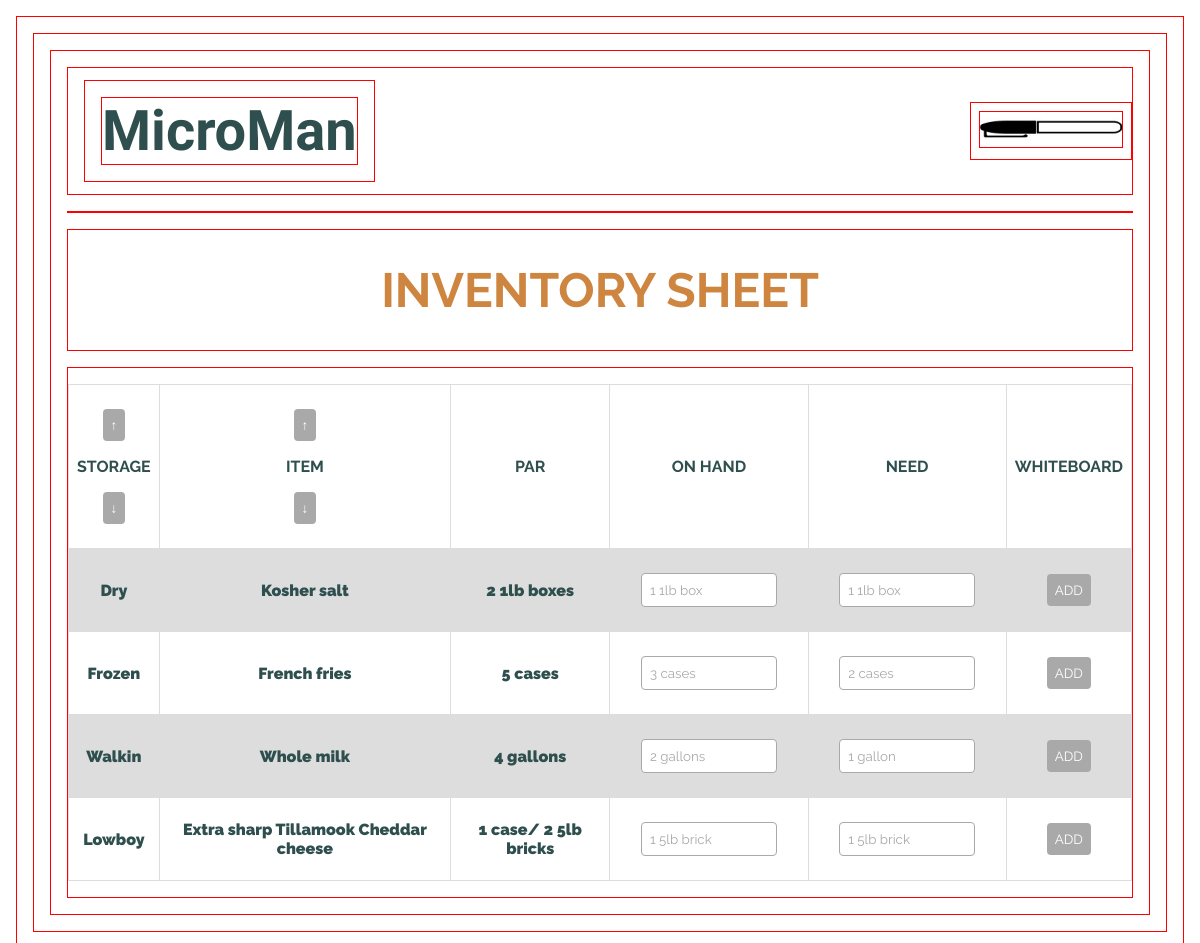
Screenshot of /inventory/ with the database file from the repository.
### base/models.py (models this page shows, shortened)
class Inventory(models.Model):
  user = models.ForeignKey(CustomUser, related_name='inventory', on_delete=models.SET_NULL, null=True)
  storage_locations = (
    ('Dry', 'Dry'),
    ('Frozen', 'Frozen'),
    ('Walkin', 'Walkin'),
    ('Lowboy', 'Lowboy'),
  )
  located = models.CharField(max_length=6, choices=storage_locations)
  flag_choices = (
    ('Low', 'Low'),
    ('Out', 'Out'),
    ('Dead', 'Dead'),
    ('Expiring', 'Expiring'),
  )
  flag = models.CharField(max_length=8, choices=flag_choices, blank=True)
  to_whiteboard = models.BooleanField(null=True)
  name = models.CharField(max_length=200)
  par = models.CharField(max_length=200)
  on_hand = models.CharField(max_length=200, blank=True)
  need = models.CharField(max_length=200, blank=True)
  exp_date = models.CharField(max_length=200, blank=True)
  updated = models.DateTimeField(auto_now=True)
  created = models.DateTimeField(auto_now_add=True)

### base/views.py (the view)
# urls.py: path('inventory/', views.inventory, name='inventory'),
def inventory(request):
    items = Inventory.objects.all()
    context = {'items': items}
    return render(request, 'inventory.html', context)

### templates/inventory.html (shortened to what this page needs)
{% extends 'main.html' %}
{% load static %}
{% block content %}
<h2 class='h2-header'>INVENTORY SHEET</h2>
  <div class='table-div'>
    <table>
      <tr id='table-headers'>
        <th><button>&#8593;</button><br>STORAGE<br><button>&#8595;</button></th>
        <th><button>&#8593;</button><br>ITEM<br><button>&#8595;</button></th>
        <th>PAR</th>
        <th>ON HAND</th>
        <th>NEED</th>
        <th>WHITEBOARD</th>
      </tr>
      {% for item in items %}
      <tr class='table-row'>
        <td>{{ item.located }}</td>
        <td>{{ item.name }}</td>
        <td>{{ item.par }}</td>
        <td><input class='table-input' value='{{ item.on_hand }}' placeholder='Enter amount on hand'></input></td>
        <td><input class='table-input' value='{{ item.need }}' placeholder='Enter amount to order'></input></td>
        <td><button value='{{ item.to_whiteboard }}'>ADD</button></td>
      </tr>
      {% endfor %}
    </table>
  </div>
{% endblock content %}

### static/base/styles.css (style rules this page uses)
* { margin: 0; padding: 0; box-sizing: border-box; margin: 1rem; border: 1px solid red; }
body { font-family: 'Raleway', sans-serif; background-color:white; color:darkslategray; font-weight: 900; }
.h2-header { font-size: 3rem; text-align: center; padding: 2rem; }
h2 { color:peru; font-size: 2rem; }
button { background-color: darkgray; color: white; font-family: 'Raleway', sans-serif; padding: .5rem; border: none; border-radius: .25rem; }
.table-div { display: flex; flex-direction: column; align-items: center; justify-content: center; }
table { font-family: 'Raleway', sans-serif; border-collapse: collapse; width: 100%; padding: 1rem; }
th, td { border: 1px solid #dddddd; text-align: center; padding: .5rem; }
th { min-width: max-content; }
tr:nth-child(even) { background-color: #dddddd; }
.table-input { background-color: white; color: darkgray; font-family: 'Raleway', sans-serif; padding: .5rem; border: 1px solid darkgrey; border-radius: .25rem; width: 75%; }

### rows the page displays
Inventory: located "Dry", name "Kosher salt", par "2 1lb boxes", on_hand "1 1lb box", need "1 1lb box"
Inventory: located "Frozen", name "French fries", par "5 cases", on_hand "3 cases", need "2 cases"
Inventory: located "Walkin", name "Whole milk", par "4 gallons", on_hand "2 gallons", need "1 gallon"
Inventory: located "Lowboy", name "Extra sharp Tillamook Cheddar cheese", par "1 case/ 2 5lb bricks", on_hand "1 5lb brick", need "1 5lb brick"
